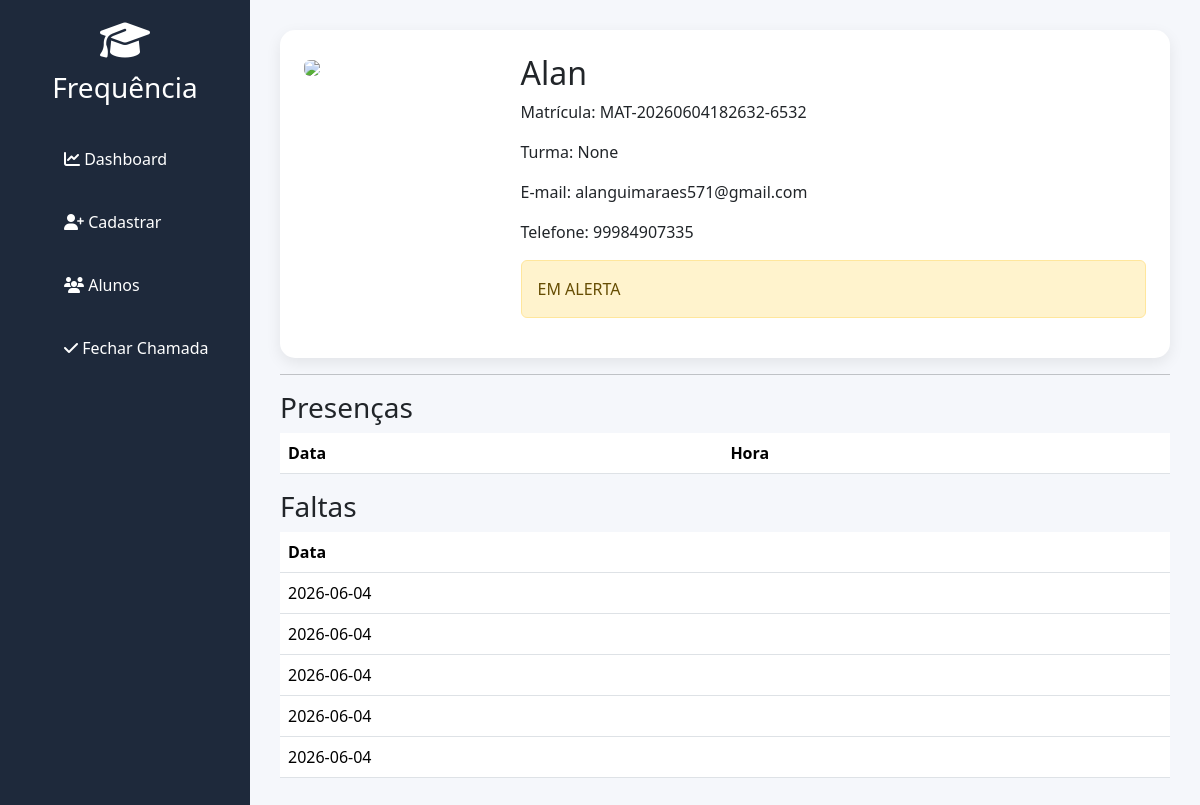
The app's page /aluno/1 with its own data.
### tables this page shows
CREATE TABLE alunos (
        id INTEGER PRIMARY KEY AUTOINCREMENT,
        nome TEXT NOT NULL,
        matricula TEXT UNIQUE,
        turma TEXT,
        email TEXT,
        telefone TEXT,
        foto_path TEXT
    );

CREATE TABLE faltas (
        id INTEGER PRIMARY KEY AUTOINCREMENT,
        aluno_id INTEGER,
        data_falta DATE,
        FOREIGN KEY (aluno_id) REFERENCES alunos(id)
    );

### app.py (the view)
@app.route("/aluno/<int:id>")
def aluno(id):
    conn = database.conectar()
    cursor = conn.cursor()
    cursor.execute(
        "SELECT * FROM alunos WHERE id=?",
        (id,)
    )
    aluno = cursor.fetchone()
    cursor.execute("""
        SELECT *
        FROM presencas
        WHERE aluno_id=?
        ORDER BY data_presenca DESC
    """, (id,))
    presencas = cursor.fetchall()
    cursor.execute("""
        SELECT *
        FROM faltas
        WHERE aluno_id=?
        ORDER BY data_falta DESC
    """, (id,))
    faltas = cursor.fetchall()
    total_faltas = len(faltas)
    if total_faltas >= 7:
        status = "EXCEDEU LIMITE DE FALTAS"
    elif total_faltas >= 5:
        status = "EM ALERTA"
    else:
        status = "REGULAR"
    conn.close()
    return render_template(
        "aluno.html",
        aluno=aluno,
        presencas=presencas,
        faltas=faltas,
        total_faltas=total_faltas,
        status=status
    )

### database.py (called while the page is built)
def conectar():
    conn = sqlite3.connect(DATABASE)
    conn.execute("PRAGMA foreign_keys = ON;")
    conn.row_factory = sqlite3.Row  # Permite acessar colunas pelo nome como um dicionário
    return conn

### templates/aluno.html (shortened to what this page needs)
{% extends 'layout.html' %}
{% block content %}
<div class="card p-4">
    <div class="row">
        <div class="col-md-3">
            <img
                src="/{{ aluno.foto_path }}"
                class="img-fluid rounded">
        </div>
        <div class="col-md-9">
            <h2>
                {{ aluno.nome }}
            </h2>
            <p>
                Matrícula:
                {{ aluno.matricula }}
            </p>
            <p>
                Turma:
                {{ aluno.turma }}
            </p>
            <p>
                E-mail:
                {{ aluno.email }}
            </p>
            <p>
                Telefone:
                {{ aluno.telefone }}
            </p>
            {% if total_faltas >= 7 %}
                <div class="alert alert-danger">
                    {{ status }}
                </div>
            {% elif total_faltas >= 5 %}
                <div class="alert alert-warning">
                    {{ status }}
                </div>
            {% else %}
                <div class="alert alert-success">
                    {{ status }}
                </div>
            {% endif %}
        </div>
    </div>
</div>
<hr>
<h3>Presenças</h3>
<table class="table">
    <tr>
        <th>Data</th>
        <th>Hora</th>
    </tr>
</table>
<h3>Faltas</h3>
<table class="table">
    <tr>
        <th>Data</th>
    </tr>
    {% for f in faltas %}
    <tr>
        <td>{{ f.data_falta }}</td>
    </tr>
    {% endfor %}
</table>
{% endblock %}

### templates/layout.html (shortened to what this page needs)
<!DOCTYPE html>
<html lang="pt-BR">
<head>
    <link href="https://cdn.jsdelivr.net/npm/bootstrap@5.3.3/dist/css/bootstrap.min.css" rel="stylesheet">
    <link rel="stylesheet"
          href="{{ url_for('static', filename='css/style.css') }}">
    <link rel="stylesheet"
          href="https://cdnjs.cloudflare.com/ajax/libs/font-awesome/6.5.1/css/all.min.css">
</head>
<body>
<div class="wrapper">
    <aside class="sidebar">
        <div class="logo">
            <i class="fa-solid fa-graduation-cap"></i>
            <h3>Frequência</h3>
        </div>
        <ul>
            <li>
                <a href="/">
                    <i class="fa-solid fa-chart-line"></i>
                    Dashboard
                </a>
            </li>
            <li>
                <a href="/cadastro">
                    <i class="fa-solid fa-user-plus"></i>
                    Cadastrar
                </a>
            </li>
            <li>
                <a href="/alunos">
                    <i class="fa-solid fa-users"></i>
                    Alunos
                </a>
            </li>
            <li>
                <a href="/fechar_chamada">
                    <i class="fa-solid fa-check"></i>
                    Fechar Chamada
                </a>
            </li>
        </ul>
    </aside>
    <main class="content">
        {% block content %}
        {% endblock %}
    </main>
</div>
</body>
</html>

### static/css/style.css (style rules this page uses)
* { margin:0; padding:0; box-sizing:border-box; font-family:Segoe UI,Tahoma,Geneva,Verdana,sans-serif; }
body { background:#f5f7fb; }
.wrapper { display:flex; min-height:100vh; }
.sidebar { width:250px; background:#1e293b; color:white; padding:20px; }
.logo { text-align:center; margin-bottom:30px; }
.logo i { font-size:40px; }
.logo h3 { margin-top:10px; }
.sidebar ul { list-style:none; }
.sidebar li { margin:15px 0; }
.sidebar a { color:white; text-decoration:none; display:block; padding:12px; border-radius:8px; transition:0.3s; }
.content { flex:1; padding:30px; }
.card { border:none; border-radius:15px; box-shadow:0 5px 15px rgba(0,0,0,.08); }

### records on screen
alunos: nome "Alan", matricula "MAT-20260604182632-6532", email "alanguimaraes571@gmail.com", telefone "99984907335"
faltas: data_falta "2026-06-04"
faltas: data_falta "2026-06-04"
faltas: data_falta "2026-06-04"
faltas: data_falta "2026-06-04"
faltas: data_falta "2026-06-04"

### other values on screen
{{ aluno.turma }} "None"
{{ status }} "EM ALERTA"
